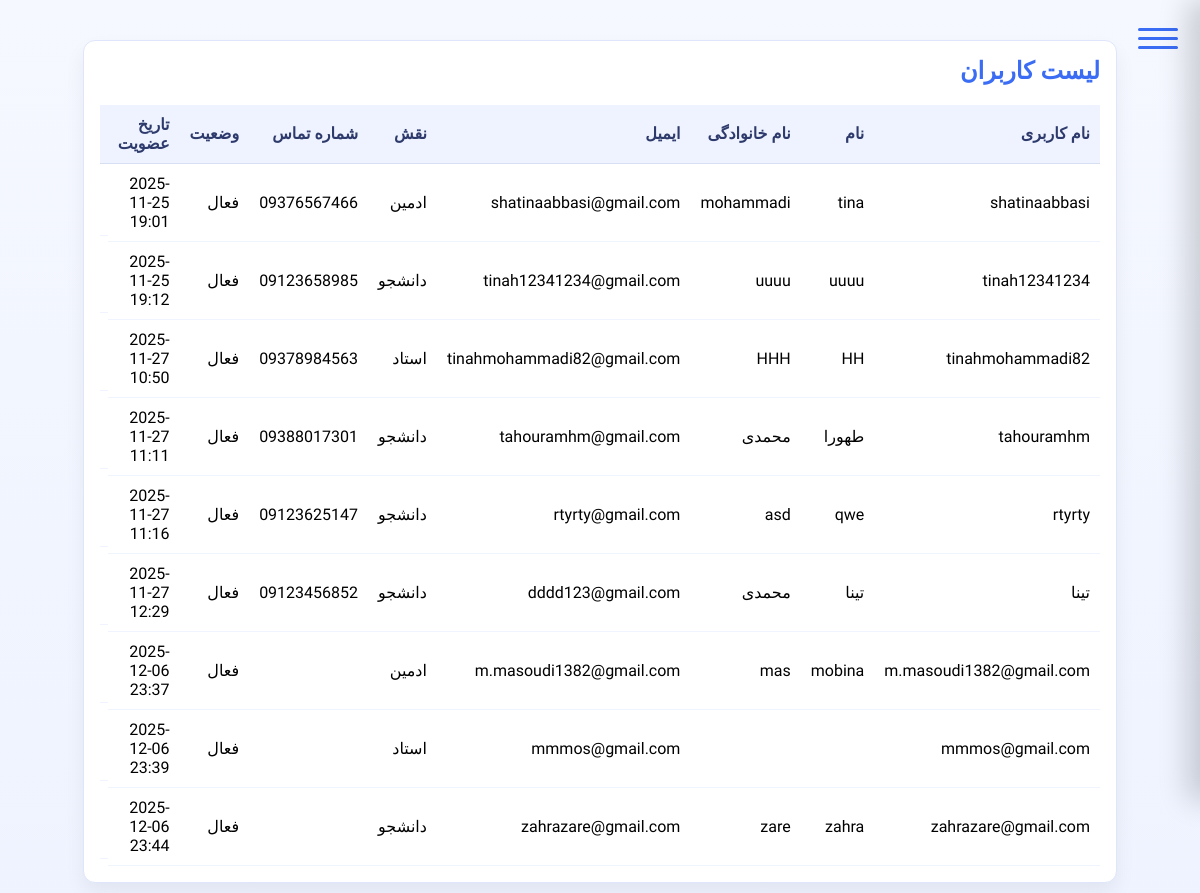
The app's page /accounts/users/ (signed in) with its own data.
### accounts/models.py (models this page shows, shortened)
class User(AbstractUser):
    email = models.EmailField(unique=True)
    role = models.ForeignKey(Role, on_delete=models.SET_NULL, null=True, blank=True)
    class Meta:
        verbose_name = "کاربر"
        verbose_name_plural = "کاربران"

class Role(models.Model):
    code = models.CharField(max_length=30, unique=True)
    name = models.CharField(max_length=50)
    description = models.TextField(blank=True)
    class Meta:
        verbose_name = "نقش"
        verbose_name_plural = "نقش‌ها"

class Profile(models.Model):
    user = models.OneToOneField(settings.AUTH_USER_MODEL, on_delete=models.CASCADE, related_name='profile')
    phone = models.CharField(max_length=20, blank=True)
    class Meta:
        verbose_name = "پروفایل"
        verbose_name_plural = "پروفایل‌ها"

### accounts/views.py (the view)
# urls.py: path('users/', UsersListView.as_view(), name='users'),
@method_decorator(login_required, name="dispatch")
class UsersListView(TemplateView):
    template_name = "accounts/users_list.html"
    def dispatch(self, request, *args, **kwargs):
        u = request.user
        is_admin = (getattr(getattr(u, 'role', None), 'code', '') == 'admin')
        if not is_admin:
            return redirect('profile')
        return super().dispatch(request, *args, **kwargs)
    def get_context_data(self, **kwargs):
        ctx = super().get_context_data(**kwargs)
        ctx['users'] = User.objects.select_related('role', 'profile').all()
        ctx['roles'] = list(Role.objects.filter(code__in=['admin','student','instructor']))
        return ctx

### templates/accounts/users_list.html (shortened to what this page needs)
{% extends "base.html" %}
{% block body_class %}users{% endblock %}
{% block content %}
<section style="max-width:1000px;margin:24px auto;padding:16px;background:#fff;border:1px solid #dfe6fb;border-radius:12px;box-shadow:0 10px 20px rgba(0,0,0,0.06)">
  <h2 style="margin-top:0;color:#3A6CF4;font-weight:800">لیست کاربران</h2>
  <div style="overflow-x:auto">
    <table style="width:100%;border-collapse:collapse">
      <thead>
        <tr style="background:#eef3ff;color:#2d3a6b">
          <th style="text-align:right;padding:10px;border-bottom:1px solid #d7e0f3">نام کاربری</th>
          <th style="text-align:right;padding:10px;border-bottom:1px solid #d7e0f3">نام</th>
          <th style="text-align:right;padding:10px;border-bottom:1px solid #d7e0f3">نام خانوادگی</th>
          <th style="text-align:right;padding:10px;border-bottom:1px solid #d7e0f3">ایمیل</th>
          <th style="text-align:right;padding:10px;border-bottom:1px solid #d7e0f3">نقش</th>
          <th style="text-align:right;padding:10px;border-bottom:1px solid #d7e0f3">شماره تماس</th>
          <th style="text-align:right;padding:10px;border-bottom:1px solid #d7e0f3">وضعیت</th>
          <th style="text-align:right;padding:10px;border-bottom:1px solid #d7e0f3">تاریخ عضویت</th>
          <th style="text-align:right;padding:10px;border-bottom:1px solid #d7e0f3">اقدامات</th>
        </tr>
      </thead>
      <tbody>
        {% for u in users %}
        <tr>
          <td style="padding:10px;border-bottom:1px solid #f0f4ff">{{ u.username }}</td>
          <td style="padding:10px;border-bottom:1px solid #f0f4ff">{{ u.first_name }}</td>
          <td style="padding:10px;border-bottom:1px solid #f0f4ff">{{ u.last_name }}</td>
          <td style="padding:10px;border-bottom:1px solid #f0f4ff">{{ u.email }}</td>
          <td style="padding:10px;border-bottom:1px solid #f0f4ff">{{ u.role.name|default:"" }}</td>
          <td style="padding:10px;border-bottom:1px solid #f0f4ff">{% if u.profile %}{{ u.profile.phone }}{% endif %}</td>
          <td style="padding:10px;border-bottom:1px solid #f0f4ff">{% if u.is_active %}فعال{% else %}غیرفعال{% endif %}</td>
          <td style="padding:10px;border-bottom:1px solid #f0f4ff">{{ u.date_joined|date:"Y-m-d H:i" }}</td>
          <td class="actions" style="padding:10px;border-bottom:1px solid #f0f4ff; white-space:nowrap">
          </td>
        </tr>
        {% empty %}
        <tr>
          <td colspan="8" style="padding:12px;text-align:center;color:#6b7aa6">هیچ کاربری یافت نشد</td>
        </tr>
        {% endfor %}
      </tbody>
    </table>
  </div>
</section>
{% endblock %}

### static/styles.css (style rules this page uses)
body { font-family: 'Vazirmatn','IranSans', tahoma, sans-serif; direction: rtl; margin: 0; padding: 0; background: linear-gradient(135deg, #007BFF, #00BFFF); min-height: 100vh; }
.actions { display:flex; justify-content:center; margin-top: 24px; }

### templates/accounts/users_list.html (style rules this page uses)
body.users { background: linear-gradient(180deg, #f5f8ff 0%, #eef3ff 100%); }

### records on screen
User: username "shatinaabbasi", first_name "tina", last_name "mohammadi", email "shatinaabbasi@gmail.com", role.name "ادمین", profile.phone "09376567466", is_active "فعال", date_joined "2025-11-25 19:01"
User: username "tinah12341234", first_name "uuuu", last_name "uuuu", email "tinah12341234@gmail.com", role.name "دانشجو", profile.phone "09123658985", is_active "فعال", date_joined "2025-11-25 19:12"
User: username "tinahmohammadi82", first_name "HH", last_name "HHH", email "tinahmohammadi82@gmail.com", role.name "استاد", profile.phone "09378984563", is_active "فعال", date_joined "2025-11-27 10:50"
User: username "tahouramhm", first_name "طهورا", last_name "محمدی", email "tahouramhm@gmail.com", role.name "دانشجو", profile.phone "09388017301", is_active "فعال", date_joined "2025-11-27 11:11"
User: username "rtyrty", first_name "qwe", last_name "asd", email "rtyrty@gmail.com", role.name "دانشجو", profile.phone "09123625147", is_active "فعال", date_joined "2025-11-27 11:16"
User: username "تینا", first_name "تینا", last_name "محمدی", email "dddd123@gmail.com", role.name "دانشجو", profile.phone "09123456852", is_active "فعال", date_joined "2025-11-27 12:29"
User: username "m.masoudi1382@gmail.com", first_name "mobina", last_name "mas", email "m.masoudi1382@gmail.com", role.name "ادمین", is_active "فعال", date_joined "2025-12-06 23:37"
User: username "mmmos@gmail.com", email "mmmos@gmail.com", role.name "استاد", is_active "فعال", date_joined "2025-12-06 23:39"
User: username "zahrazare@gmail.com", first_name "zahra", last_name "zare", email "zahrazare@gmail.com", role.name "دانشجو", is_active "فعال", date_joined "2025-12-06 23:44"
